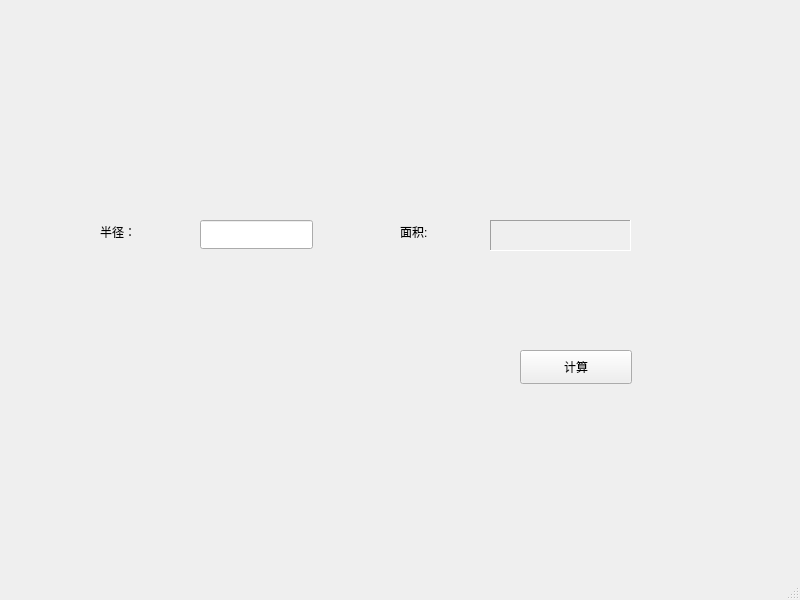
<?xml version="1.0" encoding="UTF-8"?>
<ui version="4.0">
 <class>MainWindow</class>
 <widget class="QMainWindow" name="MainWindow">
  <property name="geometry">
   <rect>
    <x>0</x>
    <y>0</y>
    <width>800</width>
    <height>600</height>
   </rect>
  </property>
  <property name="windowTitle">
   <string>MainWindow</string>
  </property>
  <widget class="QWidget" name="centralwidget">
   <widget class="QLabel" name="radiusLabel">
    <property name="geometry">
     <rect>
      <x>100</x>
      <y>220</y>
      <width>80</width>
      <height>23</height>
     </rect>
    </property>
    <property name="text">
     <string>半径：</string>
    </property>
   </widget>
   <widget class="QLineEdit" name="radiusInput">
    <property name="geometry">
     <rect>
      <x>200</x>
      <y>220</y>
      <width>113</width>
      <height>29</height>
     </rect>
    </property>
   </widget>
   <widget class="QLabel" name="areaLabel1">
    <property name="geometry">
     <rect>
      <x>400</x>
      <y>220</y>
      <width>80</width>
      <height>23</height>
     </rect>
    </property>
    <property name="text">
     <string>面积:</string>
    </property>
   </widget>
   <widget class="QPushButton" name="countBtn">
    <property name="geometry">
     <rect>
      <x>520</x>
      <y>350</y>
      <width>112</width>
      <height>34</height>
     </rect>
    </property>
    <property name="text">
     <string>计算</string>
    </property>
   </widget>
   <widget class="QLabel" name="areaLabel2">
    <property name="geometry">
     <rect>
      <x>490</x>
      <y>220</y>
      <width>141</width>
      <height>31</height>
     </rect>
    </property>
    <property name="frameShape">
     <enum>QFrame::Panel</enum>
    </property>
    <property name="frameShadow">
     <enum>QFrame::Sunken</enum>
    </property>
    <property name="text">
     <string/>
    </property>
   </widget>
  </widget>
  <widget class="QMenuBar" name="menubar">
   <property name="geometry">
    <rect>
     <x>0</x>
     <y>0</y>
     <width>800</width>
     <height>29</height>
    </rect>
   </property>
  </widget>
  <widget class="QStatusBar" name="statusbar"/>
 </widget>
 <resources/>
 <connections/>
</ui>
